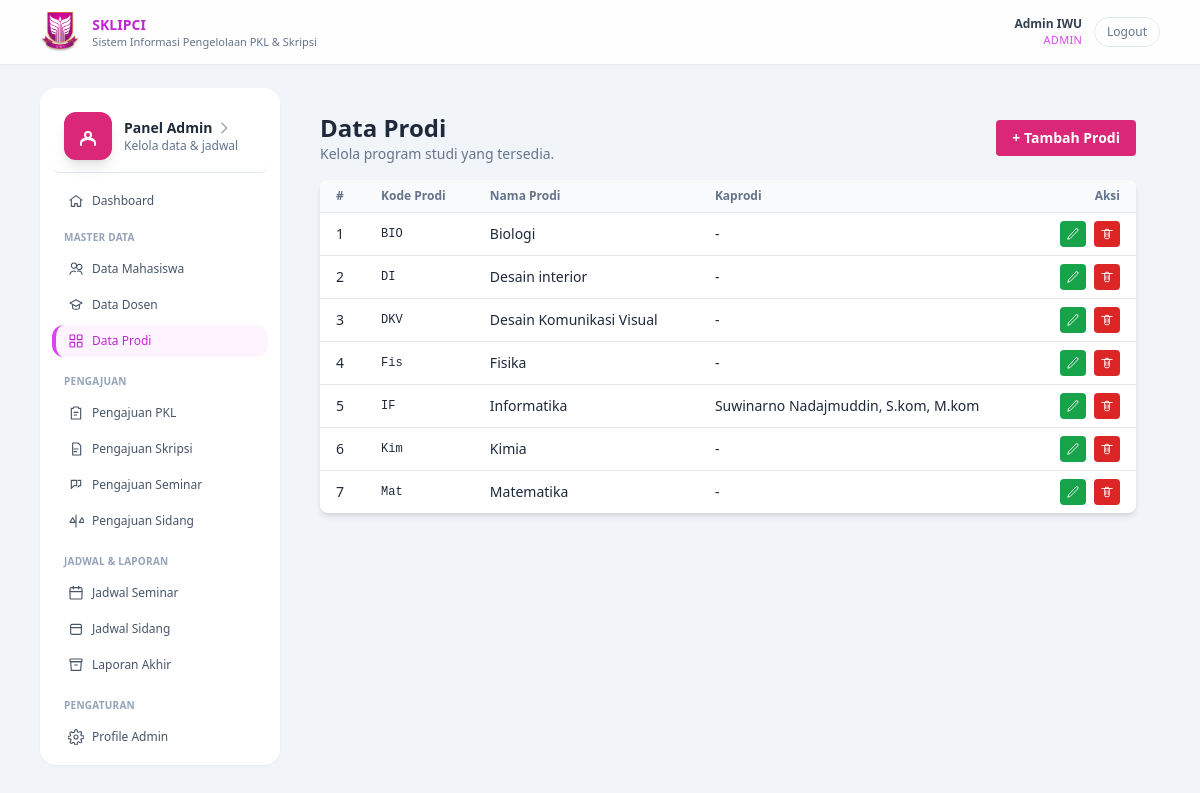
The app's page /?r=admin/prodiIndex (signed in) with its own data.
### tables this page shows
CREATE TABLE `prodi` (
  `id` int(11) NOT NULL,
  `kode_prodi` varchar(10) NOT NULL,
  `nama_prodi` varchar(100) NOT NULL,
  `kaprodi_id` int(11) DEFAULT NULL,
  `kaprodi` varchar(100) DEFAULT NULL,
  `created_at` timestamp NOT NULL DEFAULT current_timestamp()
);

CREATE TABLE `dosen` (
  `id` int(11) NOT NULL,
  `user_id` int(11) NOT NULL,
  `nip` varchar(30) NOT NULL,
  `nama` varchar(100) NOT NULL,
  `prodi_id` int(11) NOT NULL,
  `no_hp` varchar(20) DEFAULT NULL,
  `created_at` timestamp NOT NULL DEFAULT current_timestamp()
);

### app/controller/AdminController.php (called while the page is built, shortened)
<?php
class AdminController extends Controller
{
    public function prodiIndex(): void
    {
        $conn = db();
        $sql  = "
        SELECT p.*, d.nama AS kaprodi
        FROM prodi p
        LEFT JOIN dosen d ON p.kaprodi_id = d.id
        ORDER BY p.nama_prodi ASC
    ";
        $result = $conn->query($sql);
        $items  = $result ? $result->fetch_all(MYSQLI_ASSOC) : [];
        $this->view('admin/prodi/index', compact('title', 'items'));
    }
}

### index.php (called while the page is built, shortened)
<?php
$route = $_GET['r'] ?? 'public/home';
$route = trim($route, '/');
list($controllerPart, $method) = array_pad(explode('/', $route), 2, null);
$method         = $method ?: 'home';
$controller = new $controllerClass();
call_user_func([$controller, $method]);

### app/view/admin/prodi/index.php (the view)
<?php include __DIR__ . '/../../partials/header.php'; ?>
<main class="flex-1 pb-16 md:pb-0 bg-slate-100 min-h-screen">
    <div class="max-w-6xl mx-auto px-4 py-6 flex gap-4">
        <?php include __DIR__ . '/../../partials/admin/sidebar.php'; ?>
        <section class="flex-1 p-4 md:p-6">
            <div class="flex items-center justify-between mb-4">
                <div>
                    <h1 class="text-xl md:text-2xl font-semibold">Data Prodi</h1>
                    <p class="text-sm text-slate-500">
                        Kelola program studi yang tersedia.
                    </p>
                </div>
                <a href="<?= BASE_URL; ?>/?r=admin/prodiCreateForm"
                    class="bg-[#DB2777] text-white text-sm font-semibold px-4 py-2 rounded hover:bg-pink-700">
                    + Tambah Prodi
                </a>
            </div>
            <div class="bg-white shadow-md rounded-lg overflow-hidden">
                <table class="min-w-full text-sm">
                    <thead class="bg-slate-50">
                        <tr>
                            <th class="px-4 py-2 text-left text-xs font-semibold text-slate-500">#</th>
                            <th class="px-4 py-2 text-left text-xs font-semibold text-slate-500">Kode Prodi</th>
                            <th class="px-4 py-2 text-left text-xs font-semibold text-slate-500">Nama Prodi</th>
                            <th class="px-4 py-2 text-left text-xs font-semibold text-slate-500">Kaprodi</th>
                            <th class="px-4 py-2 text-right text-xs font-semibold text-slate-500">Aksi</th>
                        </tr>
                    </thead>
                    <tbody>
                        <?php if (empty($items)): ?>
                            <tr>
                                <td colspan="5" class="px-4 py-4 text-center text-slate-500">
                                    Belum ada data prodi.
                                </td>
                            </tr>
                        <?php else: ?>
                            <?php $no = 1; foreach ($items as $row): ?>
                                <tr class="border-t hover:bg-slate-50">
                                    <td class="px-4 py-2"><?= $no++; ?></td>
                                    <td class="px-4 py-2 font-mono text-xs">
                                        <?= htmlspecialchars($row['kode_prodi']); ?>
                                    </td>
                                    <td class="px-4 py-2">
                                        <?= htmlspecialchars($row['nama_prodi']); ?>
                                    </td>
                                    <td class="px-4 py-2">
                                        <?= htmlspecialchars($row['kaprodi'] ?? '-'); ?>
                                    </td>
                                    <td class="px-4 py-2 text-right space-x-1">
                                        <a href="<?= BASE_URL; ?>/?r=admin/prodiEditForm&id=<?= $row['id']; ?>"
                                            class="inline-flex items-center p-1.5 bg-green-600 rounded hover:bg-green-700"
                                            title="Edit">
                                            <svg xmlns="http://www.w3.org/2000/svg" fill="none" viewBox="0 0 24 24"
                                                stroke-width="1.5" stroke="white" class="w-3.5 h-3.5">
                                                <path stroke-linecap="round" stroke-linejoin="round"
                                                    d="M16.862 3.487a2.25 2.25 0 113.182 3.182L7.125 19.688 3 21l1.312-4.125L16.862 3.487z" />
                                            </svg>
                                        </a>
                                        <a href="<?= BASE_URL; ?>/?r=admin/prodiDelete&id=<?= $row['id']; ?>"
                                            class="inline-flex items-center p-1.5 bg-red-600 rounded hover:bg-red-700"
                                            title="Hapus"
                                            onclick="return confirm('Yakin ingin menghapus prodi ini?');">
                                            <svg xmlns="http://www.w3.org/2000/svg" fill="none" viewBox="0 0 24 24"
                                                stroke-width="1.5" stroke="white" class="w-3.5 h-3.5">
                                                <path stroke-linecap="round" stroke-linejoin="round"
                                                    d="M3 6h18M8 6v12a2 2 0 002 2h4a2 2 0 002-2V6M10 10v6m4-6v6M9 6l.5-2h5L15 6" />
                                            </svg>
                                        </a>
                                    </td>
                                </tr>
                            <?php endforeach; ?>
                        <?php endif; ?>
                    </tbody>
                </table>
            </div>
        </section>
    </div>
</main>
<?php include __DIR__ . '/../../partials/footer.php'; ?>

### public/css/style.css (style rules this page uses)
body { font-family: system-ui, -apple-system, BlinkMacSystemFont, "Segoe UI", sans-serif; }

### records on screen
prodi: kode_prodi "BIO", nama_prodi "Biologi", kaprodi "-"
prodi: kode_prodi "DI", nama_prodi "Desain interior", kaprodi "-"
prodi: kode_prodi "DKV", nama_prodi "Desain Komunikasi Visual", kaprodi "-"
prodi: kode_prodi "Fis", nama_prodi "Fisika", kaprodi "-"
prodi: kode_prodi "IF", nama_prodi "Informatika", kaprodi.nama "Suwinarno Nadajmuddin, S.kom, M.kom"
prodi: kode_prodi "Kim", nama_prodi "Kimia", kaprodi "-"
prodi: kode_prodi "Mat", nama_prodi "Matematika", kaprodi "-"

### other values on screen
$user['nama'] "Admin IWU"
$user['role'] "ADMIN"
